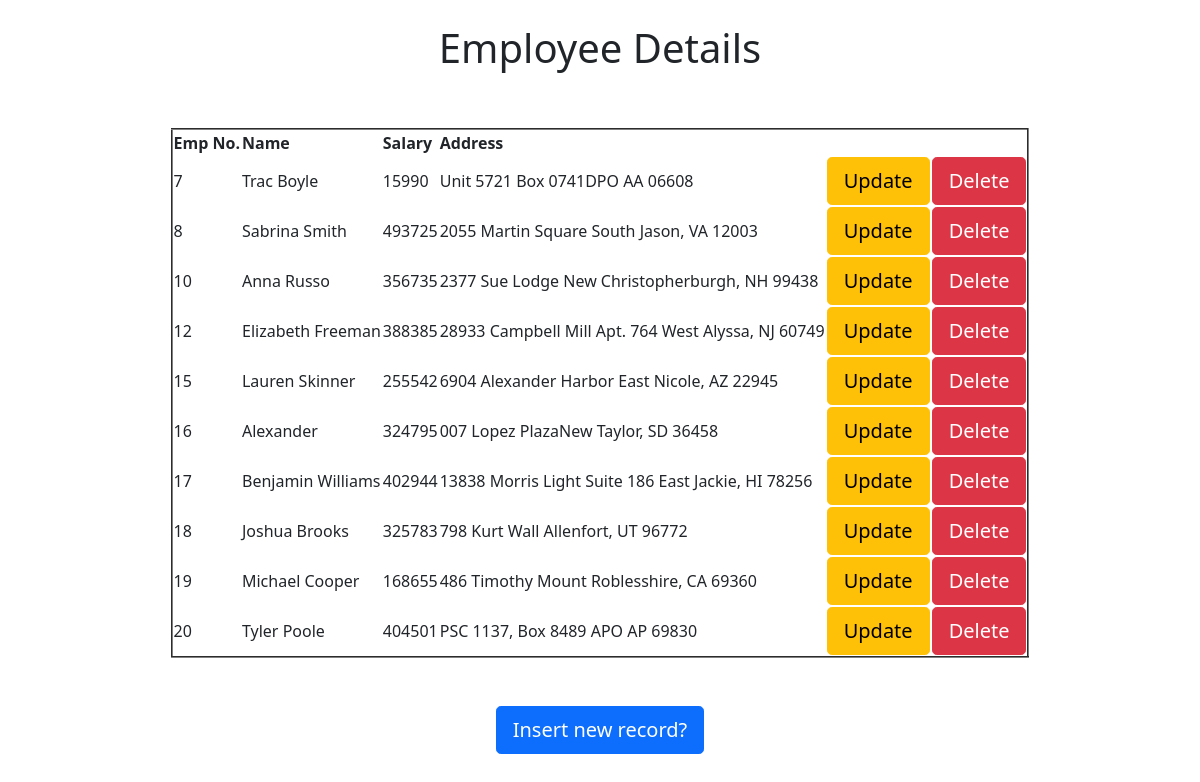
The page / on the database its author committed.
### myApp/models.py (models this page shows)
class Emp(models.Model):
    eno = models.IntegerField()
    ename = models.CharField(max_length=50)
    esal = models.IntegerField()
    eaddr = models.CharField(max_length=50)

### myApp/views.py (the view)
# urls.py: url(r'^$',views.display),
def display(request):
    e = Emp.objects.order_by('eno')
    d = {'emp':e}
    return render(request,'myApp/index.html',d)

### templates/myApp/index.html (shortened to what this page needs)
<!DOCTYPE html>
<html lang="en" dir="ltr">
  {%extends 'myApp/parent.html'%}
  <body>{%block for_child%}<table border="2">
    <br>
    <h1>Employee Details</h1>
    <br><br>
    <tr>
      <th>Emp No.</th>
      <th>Name</th>
      <th>Salary</th>
      <th>Address</th>
    </tr>
    {% for x in emp %}
    <tr>
      <td>{{x.eno}}</td>
      <td>{{x.ename}}</td>
      <td>{{x.esal}}</td>
      <td>{{x.eaddr}}</td>
      <td><a href="/update/{{x.id}}" class="btn btn-lg btn-warning">Update</a> </td>
      <td><a href="/delete/{{x.id}}" class="btn btn-lg btn-danger">Delete</a> </td>
    </tr>
    {% endfor %}
    </table>
    <br><br>
    <a href="/insert/" class="btn btn-lg btn-primary">Insert new record?</a><br><br>
    {%endblock%}

### templates/myApp/parent.html (shortened to what this page needs)
<!DOCTYPE html>
<html lang="en" dir="ltr">
  <head>
    <link href="https://cdn.jsdelivr.net/npm/bootstrap@5.0.0-beta1/dist/css/bootstrap.min.css" rel="stylesheet">
  </head>
  <body>
    <div class="container" align="center"">
      {%block for_child%}
      {%endblock%}
    </div>
  </body>
</html>

### rows shown on the page
Emp: eno "7", ename "Trac Boyle", esal "15990", eaddr "Unit 5721 Box 0741DPO AA 06608"
Emp: eno "8", ename "Sabrina Smith", esal "493725", eaddr "2055 Martin Square South Jason, VA 12003"
Emp: eno "10", ename "Anna Russo", esal "356735", eaddr "2377 Sue Lodge New Christopherburgh, NH 99438"
Emp: eno "12", ename "Elizabeth Freeman", esal "388385", eaddr "28933 Campbell Mill Apt. 764 West Alyssa, NJ 60749"
Emp: eno "15", ename "Lauren Skinner", esal "255542", eaddr "6904 Alexander Harbor East Nicole, AZ 22945"
Emp: eno "16", ename "Alexander", esal "324795", eaddr "007 Lopez PlazaNew Taylor, SD 36458"
Emp: eno "17", ename "Benjamin Williams", esal "402944", eaddr "13838 Morris Light Suite 186 East Jackie, HI 78256"
Emp: eno "18", ename "Joshua Brooks", esal "325783", eaddr "798 Kurt Wall Allenfort, UT 96772"
Emp: eno "19", ename "Michael Cooper", esal "168655", eaddr "486 Timothy Mount Roblesshire, CA 69360"
Emp: eno "20", ename "Tyler Poole", esal "404501", eaddr "PSC 1137, Box 8489 APO AP 69830"
